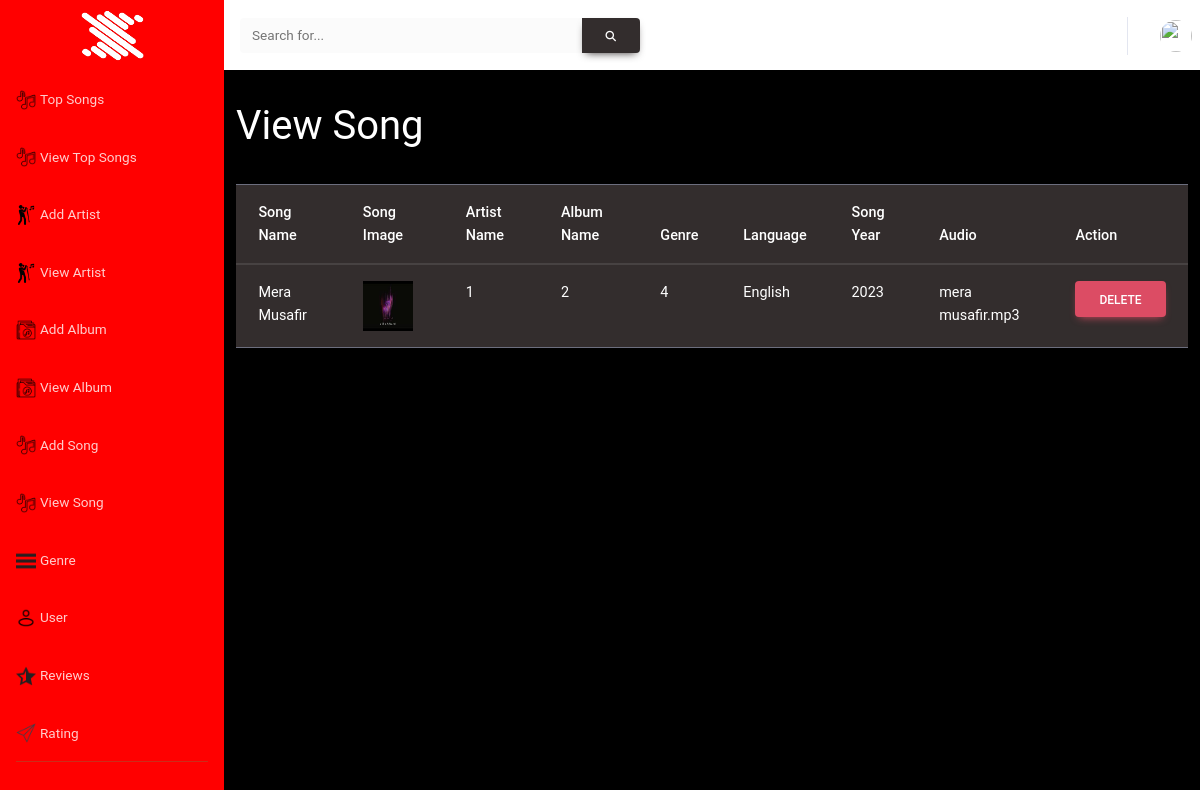
Screenshot of /admin/viewsong.php with the database file from the repository.
### tables this page shows
CREATE TABLE `tblsong` (
  `Id` int(11) NOT NULL,
  `Image` varchar(50) NOT NULL,
  `Songname` varchar(50) NOT NULL,
  `Artistname` int(11) NOT NULL,
  `Albumname` int(11) NOT NULL,
  `Genre` int(11) NOT NULL,
  `Language` varchar(50) NOT NULL,
  `Year` varchar(50) NOT NULL,
  `Audio` varchar(50) NOT NULL
);

### admin/viewsong.php (the view, shortened to what this page needs)
<?php
include 'admin_header.php';
?>
                <div class="container-fluid">
                    <span class=" mb-5 text-white" style="font-size: 40px;">View Song</span>
                    <br><br>
                    <table class="table table-dark" id="myTable">
                        <thead>
                            <tr>
                                <th>Song Name</th>
                                <th>Song Image</th>
                                <th>Artist Name</th>
                                <th>Album Name</th>
                                <th>Genre</th>
                                <th>Language</th>
                                <th>Song Year</th>
                                <th>Audio</th>
                                <th>Action</th>
                            </tr>
                        </thead>
                        <tbody>
                            <?php
            $select=mysqli_query($con,"select * from tblsong");
            foreach($select as $data)
            {
                echo
                "
                <tr>
                <td>$data[Songname]</td>
                <td><img src='simage/$data[Image]' width=50 height=50></td>
                <td>$data[Artistname]</td>
                <td>$data[Albumname]</td>
                <td>$data[Genre]</td>
                <td>$data[Language]</td>
                <td>$data[Year]</td>
                <td>$data[Audio]</td>
                <td>
                <a href='delsong.php?A=$data[Id]' class='btn btn-danger'>Delete</a>
                </td>
                </tr>
                ";
            }
                            ?>
                        </tbody>
                    </table>
                </div>
            </div>

### admin/admin_header.php (style rules this page uses)
body { background-color: #000000 !important; }

### rows the page displays
tblsong: Songname "Mera Musafir", Image (picture), Artistname "1", Albumname "2", Genre "4", Language "English", Year "2023", Audio "mera musafir.mp3"
